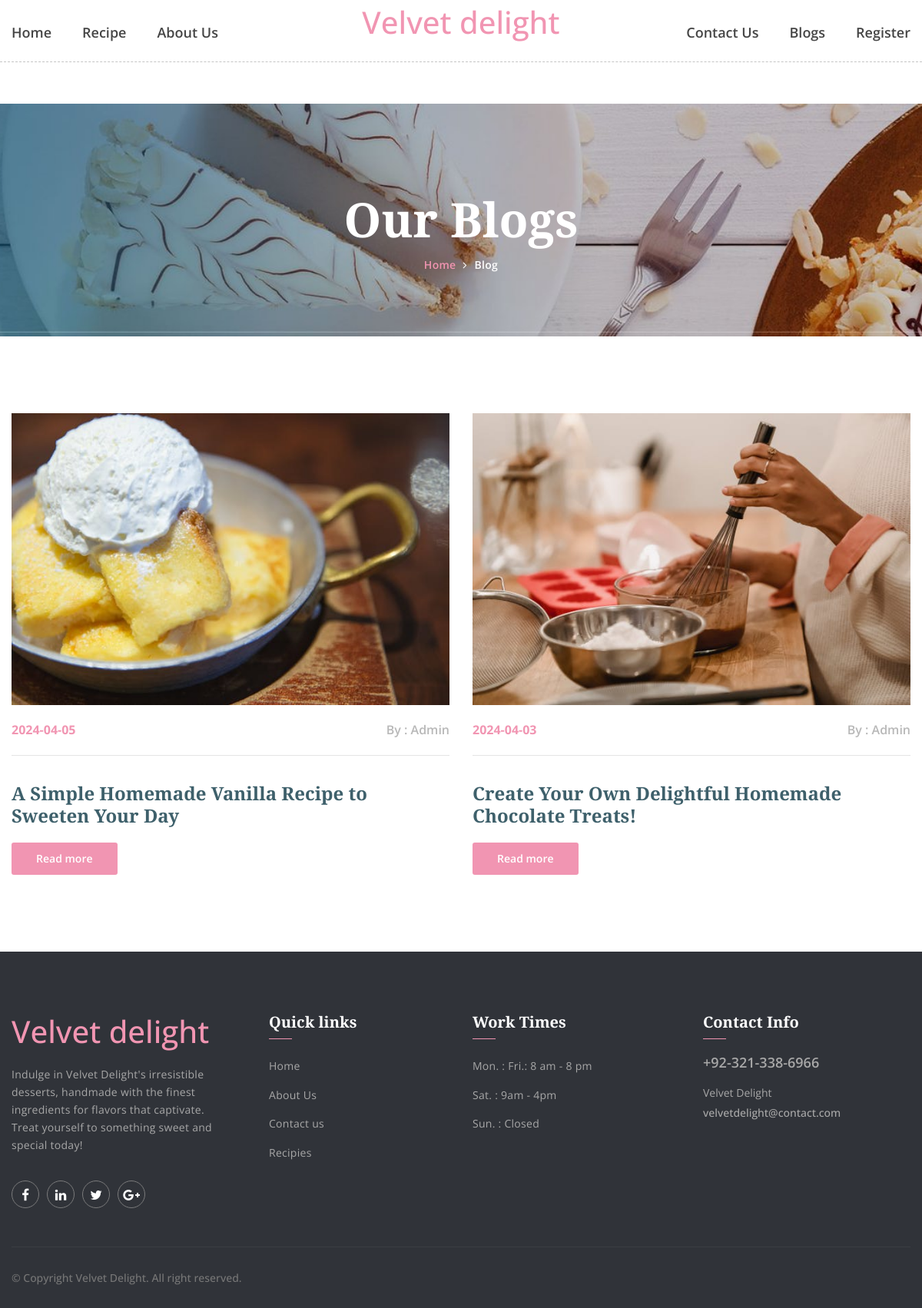
Screenshot of /blog.php with the database file from the repository.
### tables this page shows
CREATE TABLE `blog` (
  `id` int(11) NOT NULL,
  `name` varchar(200) NOT NULL,
  `date` date NOT NULL,
  `detail` varchar(5000) NOT NULL,
  `img` varchar(100) NOT NULL
);

### blog.php (the view, shortened to what this page needs)
<?php
include 'components/navbar.php';
?>
			<section class="banner_area">
        	<div class="container">
        		<div class="banner_text">
        			<h3>Our Blogs</h3>
        			<ul>
        				<li><a href="index.html">Home</a></li>
        				<li><a href="blog.php">Blog</a></li>
        			</ul>
        		</div>
        	</div>
        </section>
        <section class="main_blog_area p_100">
        	<div class="container">
        		<div class="blog_area_inner">
					<div class="main_blog_column row">
						<?php
$sql = "SELECT * FROM `blog`";
$result = mysqli_query($conn, $sql);
while($row = mysqli_fetch_assoc($result)) {
						?>
						<div class="col-lg-6">
							<div class="blog_item">
								<div class="blog_img">
									<img class="img-fluid" src="img/blog/<?php echo $row['img']; ?>" alt="">
								</div>
								<div class="blog_text">
									<div class="blog_time">
										<div class="float-left">
											<a href="#"><?php echo $row['date']; ?></a>
										</div>
										<div class="float-right">
											<ul class="list_style">
												<li><a href="#">By :  Admin</a></li>
											</ul>
										</div>
									</div>
									<a href="blogDetail.php?id=<?php echo $row['id']; ?>"><h4><?php echo $row['name']; ?></h4></a>
									<a class="pink_more" href="blogDetail.php?id=<?php echo $row['id']; ?>">Read more</a>
								</div>
							</div>
						</div>
						<?php } ?>
					</div>
        		</div>
        	</div>
        </section>
   <?php include 'components/footer.php'; ?>

### rows the page displays
blog: img (picture), date "2024-04-05", name "A Simple Homemade Vanilla Recipe to Sweeten Your Day"
blog: img (picture), date "2024-04-03", name "Create Your Own Delightful Homemade Chocolate Treats!"
